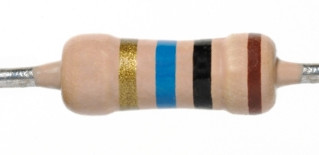
//> input picture Images/teste2.jpg, 319 x 155 px
$ ./Resistor   (built with g++ and OpenCV 4)
//> lines starting //> are read from the running program, lines starting //| are printed output that depends on the picture; after the words box and inside, x2 and y2 are one past the last pixel; in counts of white or black regions, pixels touching at a corner belong together
#include <iostream>
#include <stdio.h>
#include <stdlib.h>
#include <stdbool.h>
#include <math.h>       /* pow */
#include <sstream>
#include <string>
#include <vector>
#include <algorithm>    // std::sort
#include <opencv2/highgui/highgui.hpp>
#include <opencv2/imgproc/imgproc.hpp>
#include <opencv2/photo/photo.hpp>

	using namespace cv;
	using namespace std;

	const int MIN_OBJECT_AREA =  200000;
	const int MAX_OBJECT_AREA = 1500000;

	struct rangeHSV {
		int iLowH;  // menor hue
		int iHighH; // maior hue
		int iLowS;  // menor saturation
		int iHighS; // maior saturation
		int iLowV;  // menor value
		int iHighV; // maior value
	};

	struct colorFounded {
		double posX;
		double posY;
		double area;
		string color;
	};

	enum color_code {
		black,
		brown,
		red,
		orange,
		yellow,
		green,
		blue,
		purple,
		gray,
		white,
		golden,
		silver,
	};

	color_code hashit(std::string const& inString) {
		if (inString == "purple")   return purple;
		if (inString == "black")    return black;
		if (inString == "brown")    return brown;
		if (inString == "red")      return red;
		if (inString == "orange")   return orange;
		if (inString == "yellow")   return yellow;
		if (inString == "green")    return green;
		if (inString == "blue")     return blue;
		if (inString == "gray")     return gray;
		if (inString == "white")    return white;
		if (inString == "golden")   return golden;
		if (inString == "silver")   return silver;
	};

	struct rangeHSV  getColorRange(string color) {
		struct rangeHSV HsvLowAndHigh;

		switch (hashit(color)) {
		case black:
			// Defining black color
			HsvLowAndHigh.iLowH = 0;
			HsvLowAndHigh.iHighH = 179;
			HsvLowAndHigh.iLowS = 0;
			HsvLowAndHigh.iHighS = 121;
			HsvLowAndHigh.iLowV = 0;
			HsvLowAndHigh.iHighV = 57;
			break;
		case brown:
			// [10 lines of commented-out code are left out]
			HsvLowAndHigh.iLowH = 2;
			HsvLowAndHigh.iHighH = 8;
			HsvLowAndHigh.iLowS = 100;
			HsvLowAndHigh.iHighS = 255;
			HsvLowAndHigh.iLowV = 20;
			HsvLowAndHigh.iHighV = 200;
			break;
		case red:
			// Defining red color
			HsvLowAndHigh.iLowH = 0;
			HsvLowAndHigh.iHighH = 4;
			HsvLowAndHigh.iLowS = 124;
			HsvLowAndHigh.iHighS = 255;
			HsvLowAndHigh.iLowV = 74;
			HsvLowAndHigh.iHighV = 255;
			break;
		case orange:
			// Defining orange color
			HsvLowAndHigh.iLowH = 7;
			HsvLowAndHigh.iHighH = 85;
			HsvLowAndHigh.iLowS = 216;
			HsvLowAndHigh.iHighS = 255;
			HsvLowAndHigh.iLowV = 151;
			HsvLowAndHigh.iHighV = 255;
			break;
		case yellow:
			// Defining yellow color
			HsvLowAndHigh.iLowH = 10;
			HsvLowAndHigh.iHighH = 73;
			HsvLowAndHigh.iLowS = 250;
			HsvLowAndHigh.iHighS = 255;
			HsvLowAndHigh.iLowV = 225;
			HsvLowAndHigh.iHighV = 255;
			break;
		case green:
			// Defining green color
			HsvLowAndHigh.iLowH = 19;
			HsvLowAndHigh.iLowS = 151;
			HsvLowAndHigh.iLowV = 165;


			HsvLowAndHigh.iHighH = 165;

			HsvLowAndHigh.iHighS = 255;
			HsvLowAndHigh.iHighV = 194;

			break;
		case blue:
			// Defining blue color
			HsvLowAndHigh.iLowH = 74;
			HsvLowAndHigh.iHighH = 149;
			HsvLowAndHigh.iLowS = 111;
			HsvLowAndHigh.iHighS = 255;
			HsvLowAndHigh.iLowV = 86;
			HsvLowAndHigh.iHighV = 255;
			break;
		case purple:
			// Defining purple color
			HsvLowAndHigh.iLowH = 121;
			HsvLowAndHigh.iHighH = 150;
			HsvLowAndHigh.iLowS = 159;
			HsvLowAndHigh.iHighS = 194;
			HsvLowAndHigh.iLowV = 97;
			HsvLowAndHigh.iHighV = 164;
			break;
		case gray:
			// Defining gray color
			HsvLowAndHigh.iLowH = 0;
			HsvLowAndHigh.iHighH = 80;
			HsvLowAndHigh.iLowS = 0;
			HsvLowAndHigh.iHighS = 80;
			HsvLowAndHigh.iLowV = 34;
			HsvLowAndHigh.iHighV = 139;
			break;
		case white:
			// Defining white color
			HsvLowAndHigh.iLowH = 0;
			HsvLowAndHigh.iHighH = 85;
			HsvLowAndHigh.iLowS = 0;
			HsvLowAndHigh.iHighS = 43;
			HsvLowAndHigh.iLowV = 144;
			HsvLowAndHigh.iHighV = 255;
			break;
		case golden:
			// Defining golden color
			HsvLowAndHigh.iLowH = 18;
			HsvLowAndHigh.iHighH = 77;
			HsvLowAndHigh.iLowS = 93;
			HsvLowAndHigh.iHighS = 238;
			HsvLowAndHigh.iLowV = 81;
			HsvLowAndHigh.iHighV = 255;
			break;
		case silver:
			// Defining silver color
			HsvLowAndHigh.iLowH = 0;
			HsvLowAndHigh.iHighH = 161;
			HsvLowAndHigh.iLowS = 45;
			HsvLowAndHigh.iHighS = 123;
			HsvLowAndHigh.iLowV = 44;
			HsvLowAndHigh.iHighV = 206;
		}
		return HsvLowAndHigh;
	};


	Scalar getScalar(string color, int HIGH) {
		struct rangeHSV rangeColor = getColorRange(color);

		if (HIGH) {
			return Scalar(rangeColor.iHighH, rangeColor.iHighS, rangeColor.iHighV);
		}
		else {
			return Scalar(rangeColor.iLowH, rangeColor.iLowS, rangeColor.iLowV);
		}
	};

	//Dilata玢o e Eros鉶 da imagem
	void morphOps(Mat &thresh) {
		Mat erodeElement = getStructuringElement(MORPH_RECT, Size(5, 5));
		Mat dilateElement = getStructuringElement(MORPH_RECT, Size(5, 5));

		erode(thresh, thresh, erodeElement);
		dilate(thresh, thresh, dilateElement);

		erode(thresh, thresh, erodeElement);
		dilate(thresh, thresh, dilateElement);
	}

	struct colorFounded getXYColorPosition(string color, Mat imgHSV) {
		Mat imgThresholded;
		inRange(imgHSV, getScalar(color, 0), getScalar(color, 1), imgThresholded);

		//Aplicando Dilata玢o e Eros鉶 na imagem
		morphOps(imgThresholded);

		Moments oMoments = moments(imgThresholded);

		double dM01 = oMoments.m01;
		double dM10 = oMoments.m10;
		double dArea = oMoments.m00;

		colorFounded found;

		if (dArea > MIN_OBJECT_AREA && dArea < MAX_OBJECT_AREA)
			found = { dM10 / dArea,  dM01 / dArea,  dArea,  color };

		return found;

		//return found = { .posX = 99999,.posY = 99999,.area = 99999,.color = color };
	}

	bool orderByXPos(const colorFounded& x, const colorFounded& y) { return x.posX < y.posX; }

	bool orderByYPos(const colorFounded& x, const colorFounded& y) { return x.posY < y.posY; }

	// [100 lines left out: functions getBandValue, getResistorValue, getBandPrecision, getResistorPrecision, not called in this run]


	int main(int argc, char** argv) {
		//Declarando Vetor com cores validas para resistor de seis faixas
		const char *colors[] = {
			"purple",
			"black",
			"brown",
			"red",
			"orange",
			"yellow",
			"green",
			"blue",
			"gray",
			"white",
			"golden",
			"silver",
		};

		vector<std::string> sixBandColors(colors, colors + 12);

		//Carregando Imagem
		Mat imgOriginal;
		imgOriginal = imread("c:\\Teste\\teste2.jpg", 1);
//> imgOriginal is the input picture: 155 rows x 319 cols, CV_8UC3; mean B, G, R 207.6, 213.8, 221.3

		//atenuando ruido da imagem - denoising Image (lento)
		fastNlMeansDenoisingColored(imgOriginal, imgOriginal, 3, 3, 7, 21);


		//Criando uma imagem preta do tamanho da imagem original
		Mat points = Mat::zeros(imgOriginal.size(), CV_8UC3);


		vector<colorFounded> bandFounded;
		vector<colorFounded> bandFoundedInverse;

		//Convertendo Imagem de BGR para HSV
		Mat imgHSV;
		cvtColor(imgOriginal, imgHSV, COLOR_BGR2HSV);
//> imgHSV: 155 rows x 319 cols, CV_8UC3; mean H, S, V 8.1, 30.9, 224.8
		string color = "none";

		//Encontrando os pontos centrais das cores do resistor
		//BROWN ERROR
		colorFounded found;
		for (int i = 0; i < sixBandColors.size(); i++) {
			color = sixBandColors[i];
			found = getXYColorPosition(color, imgHSV);
			if (found.area > MIN_OBJECT_AREA && found.area < MAX_OBJECT_AREA) {
				bandFounded.push_back(found);
			}
		}
//> this loop made 12 passes
//> (dM01 in getXYColorPosition, dM10 in getXYColorPosition, dArea in getXYColorPosition) on passes 2, 3, 7, 8, 9, 10, 11, 12: (19026570, 51657900, 256275), (16824390, 58015050, 228480), (13377555, 32866185, 199155), (22374465, 50178645, 303705), (8740890, 18035895, 89505), (662980365, 1.31e+09, 8426985), (20919180, 35790015, 281010), (148192230, 290008950, 1720485)
//> pass 2, in getXYColorPosition (call 2), `inRange(imgHSV, getScalar(color, 0), getScalar(color, 1), imgThreshold..`:
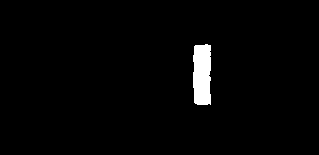
//> imgThresholded: 155 rows x 319 cols, CV_8UC1; 2.1% white; 1 white region, box (x1, y1, x2, y2) and area: (193, 44, 211, 105) 1017
//> pass 2, in morphOps (call 2), `erode(thresh, thresh, erodeElement);`:
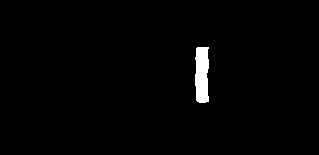
//> thresh: 155 rows x 319 cols, CV_8UC1; 1.4% white; 1 white region, box (x1, y1, x2, y2) and area: (195, 47, 209, 103) 693
//> pass 2, in morphOps (call 2), `dilate(thresh, thresh, dilateElement);`:
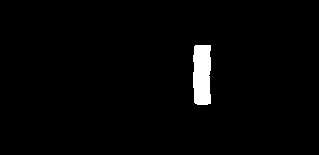
//> thresh: 155 rows x 319 cols, CV_8UC1; 2% white; 1 white region, box (x1, y1, x2, y2) and area: (193, 45, 211, 105) 1005

		cout << bandFounded.size() << endl;
//| 11
		//Ordenando Quanto a posi玢o X dos pontos encontrados
		sort(bandFounded.begin(), bandFounded.end(), orderByXPos);

		int vectorSize = bandFounded.size()-1;
//> vectorSize = 10

		for (int i = 0; i < bandFounded.size(); i++)
		{
			found = bandFounded[i];
			bandFoundedInverse.push_back(bandFounded[vectorSize - i]);
			if (found.area > MIN_OBJECT_AREA) {
				//cout << found.color << "  " << found.area << endl;
				//circle(points, Point(found.posX, found.posY), 3, Scalar(0, 255, 0), 2);
				std::string s = std::to_string(i);
				cout << found.color << "  POS: " << s << " " << found.area << endl;
				circle(points, Point(found.posX, found.posY), 3, Scalar(0, 255, 0), 2);
				putText(points, s, Point(found.posX+5, found.posY), FONT_HERSHEY_COMPLEX_SMALL, 0.6, cvScalar(200, 200, 250), 1, CV_AA);
			}
		}
//> this loop made 11 passes
//| golden  POS: 0 281010
//|   POS: 1 281010
//| blue  POS: 2 303705
//|   POS: 3 303705
//|   POS: 4 303705
//| black  POS: 5 256275
//| brown  POS: 6 228480
//|   POS: 7 228480
//> (output is shown up to pass 8 of 11)
//> pass 2, `putText(points, s, Point(found.posX+5, found.posY), FONT_HERSHEY_COMPL..`:
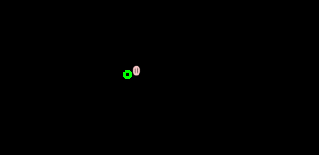
//> points: 155 rows x 319 cols, CV_8UC3; mean B, G, R 0.2, 0.5, 0.3
//> pass 3, `putText(points, s, Point(found.posX+5, found.posY), FONT_HERSHEY_COMPL..`:
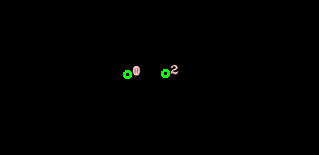
//> points: 155 rows x 319 cols, CV_8UC3; 0.26% of pixels changed, all inside (x1, y1, x2, y2) = (161, 64, 179, 78)
//> after the loop:
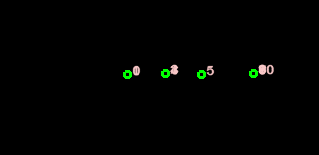
//> points: 155 rows x 319 cols, CV_8UC3; 0.86% of pixels changed, all inside (x1, y1, x2, y2) = (169, 64, 275, 79)

		imgOriginal = imgOriginal + points;
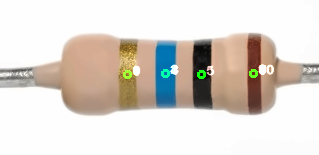
//> imgOriginal: 155 rows x 319 cols, CV_8UC3; mean B, G, R 208.2, 215.1, 221.6
		imshow("Original", imgOriginal); //show the original image

		if (bandFounded.size()>3 && bandFounded.size()<6)
		{
			bool showInverse = true;


			if (bandFounded[0].color._Equal("silver") || bandFounded[0].color._Equal("golden"))
			{
				cout << "Resistor Value: " << getResistorValue(bandFoundedInverse) << " " << getResistorPrecision(bandFoundedInverse) << endl;
			}
			else if (bandFounded[vectorSize].color._Equal("silver") || bandFounded[vectorSize].color._Equal("golden"))
			{
				cout << "Resistor Value: " << getResistorValue(bandFounded) << " " << getResistorPrecision(bandFounded) << endl;
			}
			else
			{
				cout << "Resistor Value (normal pos): " << getResistorValue(bandFounded) << " " << getResistorPrecision(bandFounded) << endl;
				cout << endl;
				cout << "Resistor Value (inverse pos): " << getResistorValue(bandFoundedInverse) << " " << getResistorPrecision(bandFoundedInverse) << endl;
			}

		}
		else
		{
			cout << "Resistor not property identify." << endl;
		}

		while (true) {
			if (waitKey(30) == 27) //wait for 'esc' key press for 30ms. If 'esc' key is pressed, break loop
//> the Esc key is pressed
			{
				cout << "esc key is pressed by user" << endl;
				return 0;
//> (the program exits here)

$ run again, with Images/teste3.jpg copied over Images/teste2.jpg
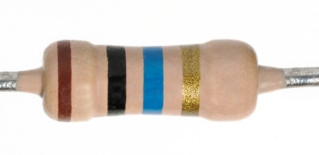
//> input picture Images/teste3.jpg, 319 x 155 px
//> imgOriginal is the input picture: 155 rows x 319 cols, CV_8UC3; mean B, G, R 207.6, 213.8, 221.3
//> imgHSV: 155 rows x 319 cols, CV_8UC3; mean H, S, V 8.1, 30.9, 224.8
//> the loop `for (int i = 0; i < sixBandColors.size(); i++)` made 12 passes
//> (dM01 in getXYColorPosition, dM10 in getXYColorPosition, dArea in getXYColorPosition) on passes 2, 3, 7, 8, 9, 10, 11, 12: (20439780, 29837550, 256275), (18361530, 14641590, 228480), (17292315, 30465105, 199155), (24396105, 46399545, 303705), (5042880, 10426695, 89505), (634775325, 1.37e+09, 8426985), (22356360, 53571165, 281010), (116762460, 257105280, 1720485)
//> pass 2, in morphOps (call 2), `dilate(thresh, thresh, dilateElement);`:
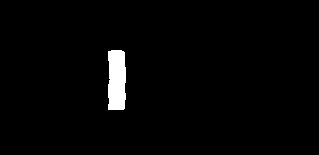
//> thresh: 155 rows x 319 cols, CV_8UC1; 2% white; 1 white region, box (x1, y1, x2, y2) and area: (108, 50, 126, 110) 1005
//| 11
//> vectorSize = 10
//> the loop `for (int i = 0; i < bandFounded.size(); i++)` made 11 passes
//| brown  POS: 0 228480
//|   POS: 1 228480
//|   POS: 2 228480
//|   POS: 3 228480
//|   POS: 4 228480
//> (output is shown up to pass 5 of 11)
//> `imgOriginal = imgOriginal + points;`:
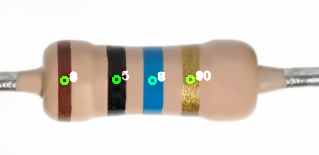
//> imgOriginal: 155 rows x 319 cols, CV_8UC3; mean B, G, R 208.2, 215.1, 221.6
